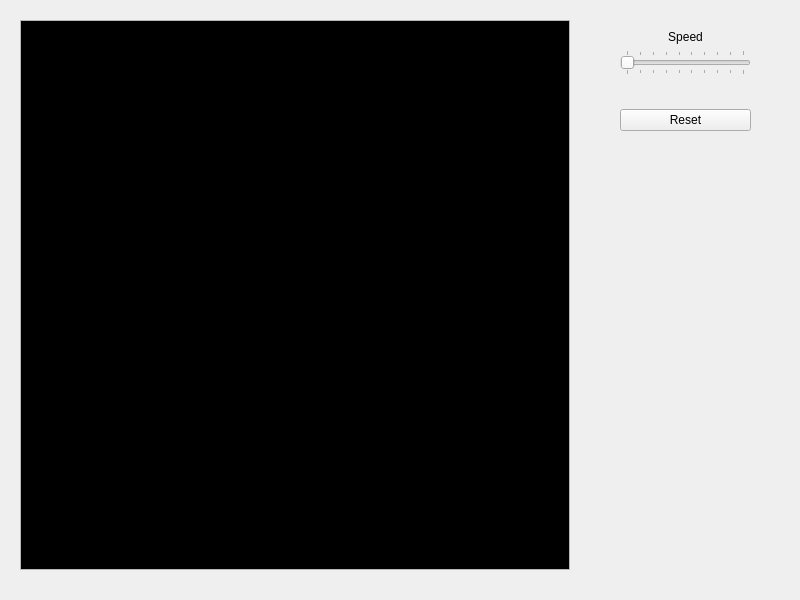
<?xml version="1.0" encoding="UTF-8"?>
<ui version="4.0">
 <class>Snake</class>
 <widget class="QWidget" name="Snake">
  <property name="geometry">
   <rect>
    <x>0</x>
    <y>0</y>
    <width>800</width>
    <height>600</height>
   </rect>
  </property>
  <property name="windowTitle">
   <string>Snake</string>
  </property>
  <widget class="QGraphicsView" name="Field">
   <property name="geometry">
    <rect>
     <x>20</x>
     <y>20</y>
     <width>550</width>
     <height>550</height>
    </rect>
   </property>
   <property name="sizePolicy">
    <sizepolicy hsizetype="Fixed" vsizetype="Fixed">
     <horstretch>0</horstretch>
     <verstretch>0</verstretch>
    </sizepolicy>
   </property>
   <property name="palette">
    <palette>
     <active>
      <colorrole role="Base">
       <brush brushstyle="SolidPattern">
        <color alpha="255">
         <red>0</red>
         <green>0</green>
         <blue>0</blue>
        </color>
       </brush>
      </colorrole>
     </active>
     <inactive>
      <colorrole role="Base">
       <brush brushstyle="SolidPattern">
        <color alpha="255">
         <red>0</red>
         <green>0</green>
         <blue>0</blue>
        </color>
       </brush>
      </colorrole>
     </inactive>
     <disabled>
      <colorrole role="Base">
       <brush brushstyle="SolidPattern">
        <color alpha="255">
         <red>240</red>
         <green>240</green>
         <blue>240</blue>
        </color>
       </brush>
      </colorrole>
     </disabled>
    </palette>
   </property>
   <property name="contextMenuPolicy">
    <enum>Qt::NoContextMenu</enum>
   </property>
  </widget>
  <widget class="QWidget" name="verticalLayoutWidget">
   <property name="geometry">
    <rect>
     <x>620</x>
     <y>30</y>
     <width>131</width>
     <height>101</height>
    </rect>
   </property>
   <layout class="QVBoxLayout" name="verticalLayout">
    <item>
     <widget class="QLabel" name="label">
      <property name="text">
       <string>Speed</string>
      </property>
      <property name="alignment">
       <set>Qt::AlignCenter</set>
      </property>
     </widget>
    </item>
    <item>
     <widget class="QSlider" name="gameSpeedSlider">
      <property name="minimum">
       <number>1</number>
      </property>
      <property name="maximum">
       <number>10</number>
      </property>
      <property name="value">
       <number>1</number>
      </property>
      <property name="orientation">
       <enum>Qt::Horizontal</enum>
      </property>
      <property name="tickPosition">
       <enum>QSlider::TicksBothSides</enum>
      </property>
      <property name="tickInterval">
       <number>1</number>
      </property>
     </widget>
    </item>
    <item>
     <spacer name="verticalSpacer">
      <property name="orientation">
       <enum>Qt::Vertical</enum>
      </property>
      <property name="sizeHint" stdset="0">
       <size>
        <width>20</width>
        <height>100</height>
       </size>
      </property>
     </spacer>
    </item>
    <item>
     <widget class="QPushButton" name="resetPushButton">
      <property name="text">
       <string>Reset</string>
      </property>
     </widget>
    </item>
   </layout>
  </widget>
 </widget>
 <resources/>
 <connections/>
</ui>
